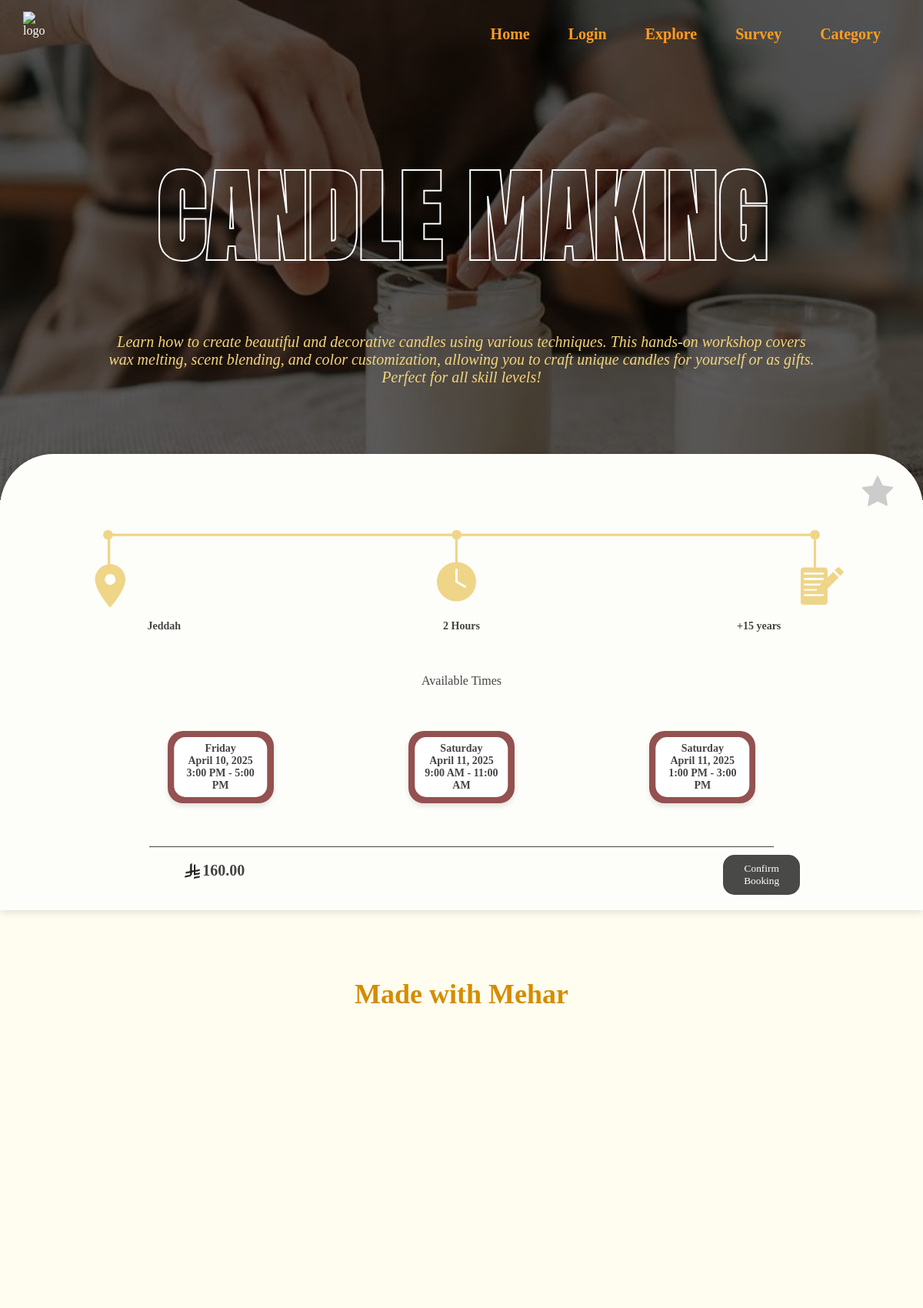
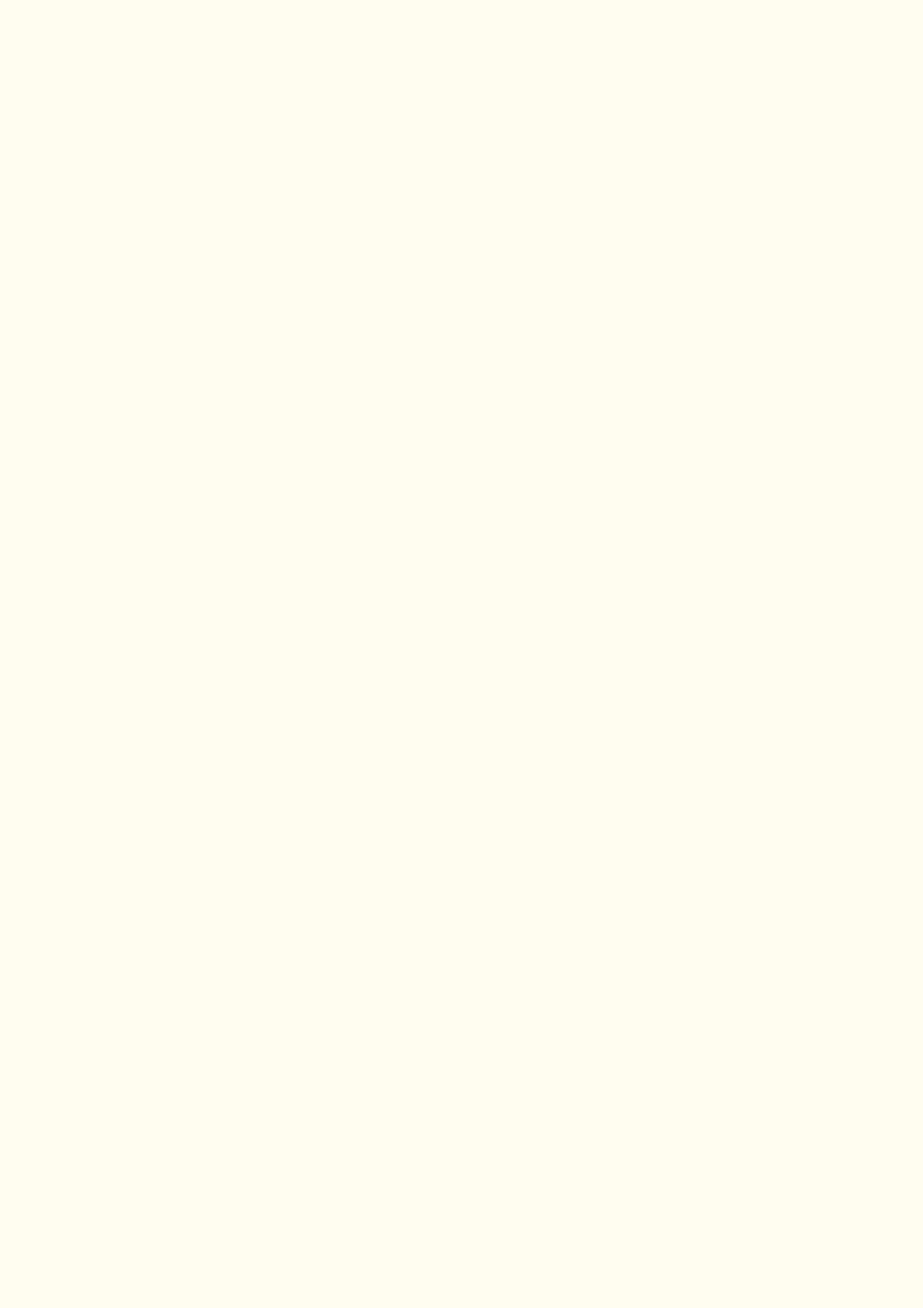
The page /booking.php?workshopID=1 (upper part) on the database its author committed (2 pictures, top to bottom).
### tables this page shows
CREATE TABLE `workshop` (
  `WorkshopID` int(11) NOT NULL,
  `Title` varchar(50) NOT NULL,
  `ShortDes` text,
  `LongDes` text,
  `Category` enum('Art','Cooking','Adventure') NOT NULL,
  `Location` varchar(100) DEFAULT NULL,
  `Type` enum('in-person','Online','Both') DEFAULT NULL,
  `Duration` text,
  `Age` int(11) NOT NULL,
  `Price` decimal(10,2) DEFAULT NULL,
  `ImageURL` varchar(255) DEFAULT NULL
);

CREATE TABLE `workshop_schedule` (
  `ScheduleID` int(11) NOT NULL,
  `WorkshopID` int(11) NOT NULL,
  `Day` varchar(10) DEFAULT NULL,
  `Date` date NOT NULL,
  `StartTime` time NOT NULL,
  `EndTime` time NOT NULL
);

### booking.php (the view, shortened to what this page needs)
<?php
require 'database.php';
$loggedIn = isset($_SESSION['user_id']);
$workshopID = $_GET['workshopID'];
$stmt = $connection->prepare("SELECT Title, LongDes, Location, Duration, Age, Price, ImageURL, Category FROM workshop WHERE WorkshopID = ?");
$stmt->bind_param("i", $workshopID);
$stmt->execute();
$result = $stmt->get_result();
$workshop = $result->fetch_assoc();
$schedule_stmt = $connection->prepare("SELECT ScheduleID, Day, Date, StartTime, EndTime FROM workshop_schedule WHERE WorkshopID = ?");
$schedule_stmt->bind_param("i", $workshopID);
$schedule_stmt->execute();
$schedule_result = $schedule_stmt->get_result();
$isFavorited = false;
?>
<!DOCTYPE html>
<html lang="en" dir="ltr">
<head>
    <link rel="stylesheet" href="header.css">
    <link rel="stylesheet" href="https://cdnjs.cloudflare.com/ajax/libs/font-awesome/6.5.0/css/all.min.css">
</head>
<body>
<?php
$imagePath = str_replace('\\', '/', $workshop['ImageURL']);
?>
     <div class="header" style="background: url('<?php echo $imagePath; ?>') no-repeat center center/cover;">
        <header>
    <div class="logo">
        <img src="workshops/logo.png" alt="logo">
    </div>
    <nav class="desktop-nav">
        <a href="homepage.php">Home</a>
        <a href="<?php echo $loggedIn ? 'ProfilePage.php' : 'login.php'; ?>">
            <?php echo $loggedIn ? 'Profile' : 'Login'; ?>
        </a>
        <a href="Explore.php">Explore</a>
        <a href="form.php">Survey</a>
        <a href="findcategory.php">Category</a>
    </nav>
</header>
    <div class="header-content">
        <h1>
            <br><span class="outline-text"><?php echo htmlspecialchars($workshop['Title']); ?></span><br>
        </h1>
        <p class="quote"><?php echo nl2br(htmlspecialchars($workshop['LongDes'])); ?></p>
    </div>
</div>
<div class="box-container">
    <div class="wishlist-star" id="wishlistStar" onclick="handleFavorite()">
    <svg id="starIcon" xmlns="http://www.w3.org/2000/svg" width="32" height="32" fill="<?php echo $isFavorited ? '#facc15' : '#ccc'; ?>" viewBox="0 0 24 24">
        <path d="M12 2.25l2.96 6.1 6.72.98-4.84 4.72 1.14 6.65L12 17.77l-5.98 3.15 1.14-6.65-4.84-4.72 6.72-.98L12 2.25z" stroke="<?php echo $isFavorited ? '#facc15' : '#ccc'; ?>" stroke-linejoin="round" stroke-linecap="round"/>
    </svg>
</div>
    <br><br><img src="workshops/line2.png" alt="Timeline" class="timeline-img">
    <div class="timeline-text">
    <div><?php echo htmlspecialchars($workshop['Location']); ?></div>
    <div><?php echo htmlspecialchars($workshop['Duration']); ?></div>
    <div><?php echo '+' . htmlspecialchars($workshop['Age']) . ' years'; ?></div>
</div>
    <br><br><br>
    <div>Available Times</div><br><br>
<div id="workshop-times">
    <?php
    $timeIndex = 1;
    while ($row = $schedule_result->fetch_assoc()):
        $day = $row['Day'];
        $date = date("F j, Y", strtotime($row['Date']));
        $startTime = date("g:i A", strtotime($row['StartTime']));
        $endTime = date("g:i A", strtotime($row['EndTime']));
        $buttonId = "time" . $timeIndex;
        $scheduleID = $row['ScheduleID'];
    ?>
<button class="time-button"
            id="<?php echo $buttonId; ?>"
            data-scheduleid="<?php echo $scheduleID; ?>"
            onclick="selectTime('<?php echo $buttonId; ?>')">
        <span><?php echo "$day<br> $date <br> $startTime - $endTime"; ?></span>
    </button>
<?php
    $timeIndex++;
endwhile;
    ?>
</div>
    <br><br><div class="line"><p></p></div>
    <div class="price-section">
        <img src="workshops/riyal.png" alt="SR" class="currency-icon">
        <p class="price"><?php echo htmlspecialchars($workshop['Price']); ?></p>
<button id="sub" onclick="confirmBooking()">Confirm Booking</button>
    </div>
</div>
<br><h2 id="cli">Made with Mehar</h2>
<div class="experience-cards">
</div>
    <br><br>
<br><br>
</body>
</html>

### header.css (style rules this page uses)
* { margin: 0; padding: 0; box-sizing: border-box; }
header { position: absolute; top: 0; left: 0; width: 100%; z-index: 100; padding: 15px 30px; display: flex; align-items: center; justify-content: space-between; background: transparent; }
.logo { flex: 0; margin-right: auto; }
.logo img { height: 80px; width: 80px; }
.desktop-nav { position: absolute; top: 25px; right: 40px; display: flex; gap: 20px; font-weight: bold; }
.desktop-nav a, .language-switch { text-decoration: none; color: #FF9D23; font-size: 20px; padding: 8px 15px; transition: 0.3s; border-radius: 4px; background: transparent; border: none; }

### booking.php (style rules this page uses)
body { margin: 0; background: #FFFDF0; justify-content: center; align-items: center; height: 100vh; color: #444; }
html, body { overflow-x: hidden; }
.header-content { z-index: 1; margin: 0 auto; text-align: center; width: 100%; padding: 10%; }
.header-content h1 { font-family: 'Anton', sans-serif; font-size: 70px; text-transform: uppercase; letter-spacing: 2px; margin: 0; display: flex; flex-direction: column; line-height: 1; }
.header-content h1 span { opacity: 0; transform: translateY(20px); animation: fadeInUp 1.5s ease-out forwards; }
.header-content h1 span:nth-child(2) { animation-delay: 1s; }
.outline-text { color: transparent; -webkit-text-stroke: 2px white; font-size: 130px; }
.header-content .quote { font-family: 'Playfair Display', serif; font-style: italic; color: #f4d47c; margin-top: 15px; font-size: 20px; opacity: 0; animation: fadeIn 2s ease-out 1.5s forwards; }
button { font-family: 'swap', serif; }
.box-container { background: #fdfdf9; box-shadow: 0 4px 10px rgba(0, 0, 0, 0.1); border-radius: 70px 70px 0px 0px; padding: 20px; text-align: center; position: relative; margin: -60px 0px 50px 0px; z-index: 10; }
.timeline-img { width: 100%; max-width: 1000px; }
.timeline-text { display: flex; justify-content: space-around; margin-top: 10px; font-size: 14px; color: #444; font-weight: 600; }
.timeline-text div { width: 30%; text-align: center; }
#workshop-times { display: flex; justify-content: center; gap: 20px; text-align: center; padding: 0px 120px; }
.time-button { position: relative; background: #630404af; border: none; padding: 15px; margin: 20px auto; cursor: pointer; border-radius: 20px; width: 15%; height: auto; font-weight: bold; display: flex; justify-content: center; align-items: center; box-shadow: 0 4px 6px rgba(0, 0, 0, 0.1); }
.time-button::before { content: ""; position: absolute; width: 88%; height: 83%; background: white; border-radius: 15px; top: 50%; left: 50%; transform: translate(-50%, -50%); z-index: 1; }
.time-button span { position: relative; z-index: 2; color: #444; font-size: 14px; text-align: center; }
.price-section { display: flex; align-items: center; margin-left: 220px; gap: 0.2em; }
.price { font-size: 20px; font-weight: bold; margin-right: 5px; }
.currency-icon { width: 20px; height: 20px; }
.line { width: 70%; height: 1px; background: #444; flex: 1; margin-left: 15%; }
#sub { background-color: #000000b5; color: #ffffff; border: none; padding: 10px; margin-top: 10px; cursor: pointer; border-radius: 15px; width: 100px; margin-left: 65.3%; }
.experience-cards { display: flex; flex-wrap: nowrap; justify-content: left; align-items: center;; margin-bottom:10px; width:90%; height: 100%; gap: 3em; scroll-behavior: smooth; overflow-x: auto; overflow-y: hidden; scroll-snap-type: x mandatory; margin-left: 55px; margin-top: -180px; margin-bottom: -150px; }
#cli { font-size: 36px; margin-bottom: 20px; margin-top: 20px; font-weight: bold; margin-bottom: 20px; color: #d48d00; text-align: center; }
.wishlist-star { position: absolute; top: 25px; right: 35px; cursor: pointer; z-index: 1000; width: 48px; height: 48px; }
.wishlist-star svg { width: 100%; height: 100%; }
body { margin: 0; background: #FFFDF0; }
.header { position: relative; width: 100%; height: 650px; color: white; display: flex; align-items: center; overflow: hidden; }
.header::before { content: ""; position: absolute; left: 0; top: 0; width: 100%; height: 100%; background-color: rgba(0, 0, 0, 0.6); }

### rows shown on the page
workshop: ImageURL (picture), LongDes "Learn how to create beautiful and decorative candles using various techniques. This hands-on workshop covers wax melting, scent blending, and color customization, allowing you to craft unique candles for yourself or as gifts. Perfect for all skill levels!", Location "Jeddah", Duration "2 Hours", Age "15", Price "160.00"
workshop_schedule: Day "Friday", Date "April 10, 2025", StartTime "3:00 PM", EndTime "5:00 PM"
workshop_schedule: Day "Saturday", Date "April 11, 2025", StartTime "9:00 AM", EndTime "11:00 AM"
workshop_schedule: Day "Saturday", Date "April 11, 2025", StartTime "1:00 PM", EndTime "3:00 PM"
